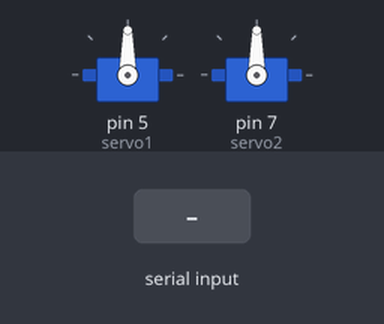
A sketch run on a simulated Arduino Uno, built with avr-gcc and run on an emulated ATmega328P. On the bench: 2 × servo. The test bench sets the inputs (shaded band). What the sketch prints to the serial monitor is not drawn.

Above: at 1.2 s.
1.3 s: "90,45\n" received over Serial
At 1.44 s:
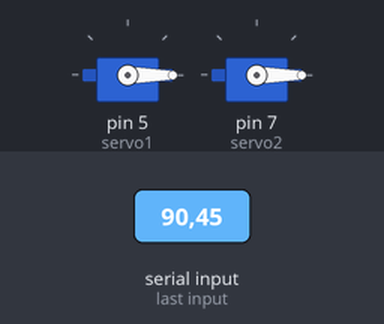
At 5.92 s:
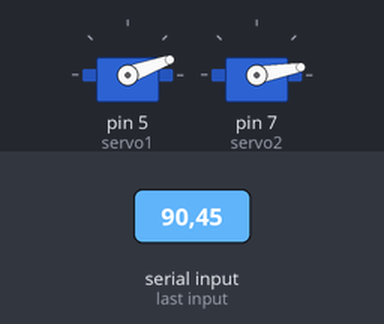
Timing chart, 0 to 19.3 s (numbered marks = the images above; inputs shaded):
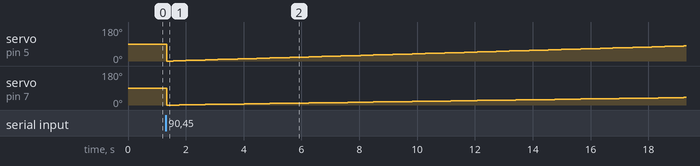

The sketch:

servo_arm.ino
```cpp
#include <Servo.h>
String msg1 = "Enter the angle1:";
String msg2 = "Enter the angle2:";
float angle1;
float angle2;
Servo servo1;
Servo servo2;

void setup()
{
  Serial.begin(9600);
  servo1.attach(5);
  servo2.attach(7);
}

void loop()
{
  Serial.println(msg1);
  while(Serial.available()==0)
  {}
  angle1 = Serial.parseFloat();
  angle2 = Serial.parseFloat();
  delay(30);
  float step1 = angle1/1000;
  float temp1 = step1;
  float step2 = angle2/1000;
  float temp2 = step2;
  for(int i = 0;i<1000;i++)
  {
     servo1.write(step1);
     step1  = step1 + temp1;
     servo2.write(step2);
     step2 = step2 + temp2;
     delay(20);
  }


}
```

Measured:
- after the input at 1.3 s, servo on pin 5 (servo1): 90° → 0° at once, → 1° 0.22 s later, → 2° 0.22 s later, → 3° 0.22 s later, … (81 changes in this stretch); servo on pin 7 (servo2): 90° → 0° at once, → 1° 0.44 s later, → 2° 0.44 s later, → 3° 0.44 s later, … (41 changes in this stretch)
